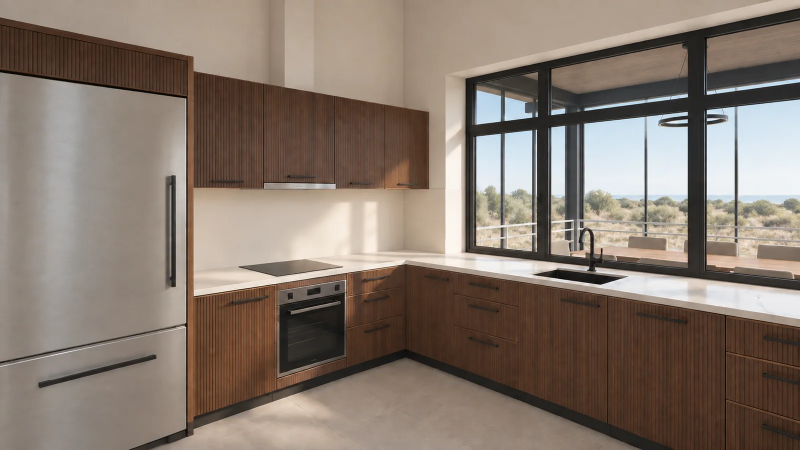
#> input picture docs/img/1-08/v1/a-day-1600.webp, 1600 x 900 px (shown at 1/2 size)
$ python -i build.py   (imports and definitions only)
#> lines starting #> are read from the running program, lines starting #| are printed output that depends on the picture
#!/usr/bin/env python3
"""Build the OVA-HOUSE interior book into docs/ (served by GitHub Pages).

    python build.py

Reads content/book.yaml (rooms) and content/references.yaml (style references),
renders templates/*.html, copies static/ assets.
Images are produced separately by ingest.py and live in docs/img/.
"""
import datetime as dt
import shutil
from pathlib import Path

import yaml
from jinja2 import Environment, FileSystemLoader, select_autoescape

ROOT = Path(__file__).resolve().parent
DOCS = ROOT / "docs"
MONTHS = ["января", "февраля", "марта", "апреля", "мая", "июня",
          "июля", "августа", "сентября", "октября", "ноября", "декабря"]


# [4 lines left out: function ru_date, not called in this run]


def ru_area(a) -> str:
    return f"{a:.2f}".replace(".", ",") + " м²"


# [155 lines left out: functions prepare, prepare_references, prepare_fireplace, ru_count, attach_room_refs, not called in this run]


def make_og(src: Path, out: Path, anchor: float = 0.5) -> None:
    """Link-preview image 1200×630 (Telegram, WhatsApp, iMessage): crop the source to 1.9:1.
    anchor — which band of a tall source to keep (0 = top, 1 = bottom)."""
#> called with src = 'docs/img/1-08/v1/a-day-1600.webp', out = 'out.png', anchor = 0.5
    from PIL import Image
    im = Image.open(src).convert("RGB")
#> im is the input picture: PIL image 1600x900 RGB; mean R, G, B 134.4, 120.6, 109.4
    w, h = im.size
#> w = 1600; h = 900
    tw, th = 1200, 630
    if w / h > tw / th:
        cw = round(h * tw / th); x0 = (w - cw) // 2; im = im.crop((x0, 0, x0 + cw, h))
    else:
        ch = round(w * th / tw); y0 = round((h - ch) * anchor); im = im.crop((0, y0, w, y0 + ch))
#> after `ch = round(w * th / tw)`: ch = 840
#> after `y0 = round((h - ch) * anchor)`: y0 = 30
#> after `im = im.crop((0, y0, w, y0 + ch))`:
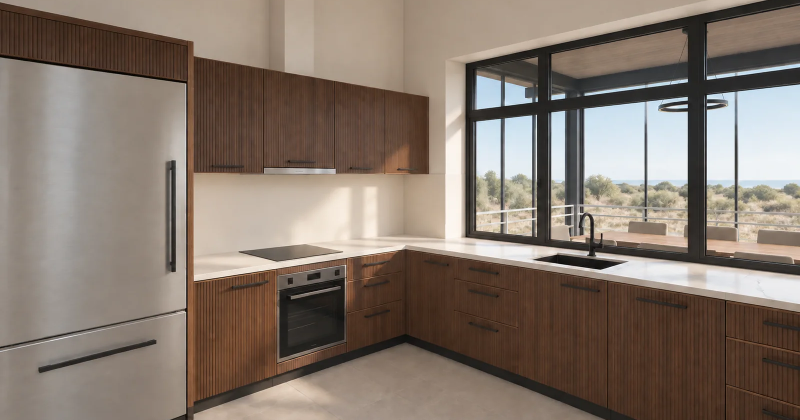
#> im: PIL image 1600x840 RGB (shown at 1/2 size); mean R, G, B 133.2, 119.6, 108.6
#> (the run stopped early here; a loop or call above may not have finished)

$ run again, on docs/img/1-08/v2/a-day-900.webp
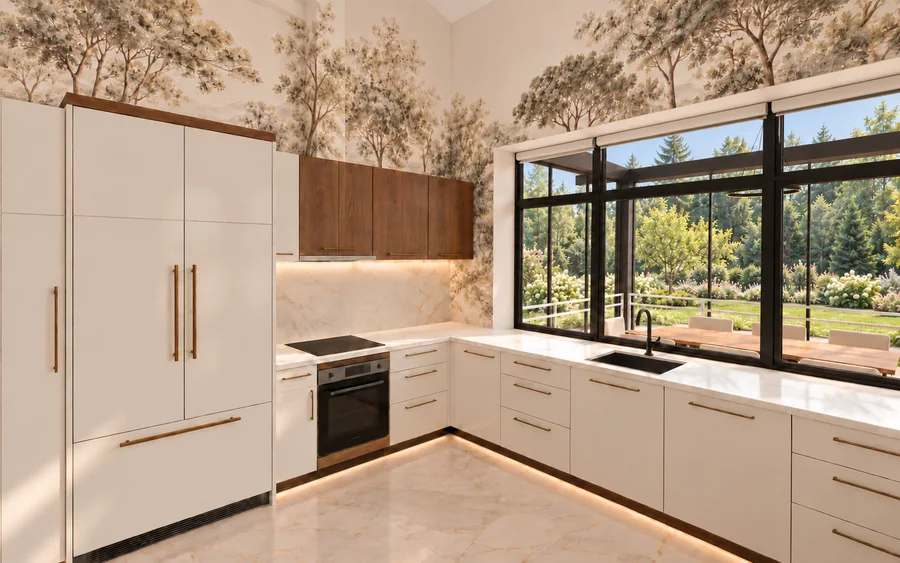
#> input picture docs/img/1-08/v2/a-day-900.webp, 900 x 563 px
#> in make_og, im is the input picture: PIL image 900x563 RGB; mean R, G, B 178, 155, 132.6
#> in make_og, `im = im.crop((0, y0, w, y0 + ch))`:
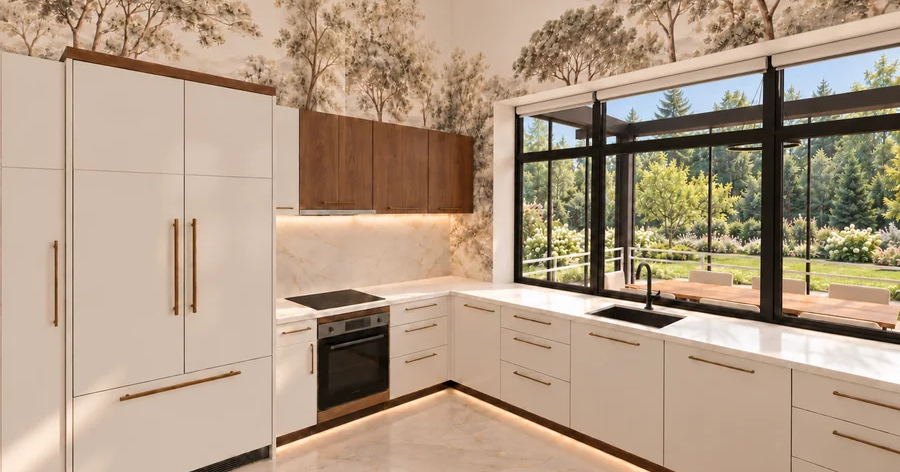
#> im: PIL image 900x472 RGB; mean R, G, B 176.7, 154.7, 132.7

$ run again, on docs/img/1-08/v2/a-evening-1600.webp
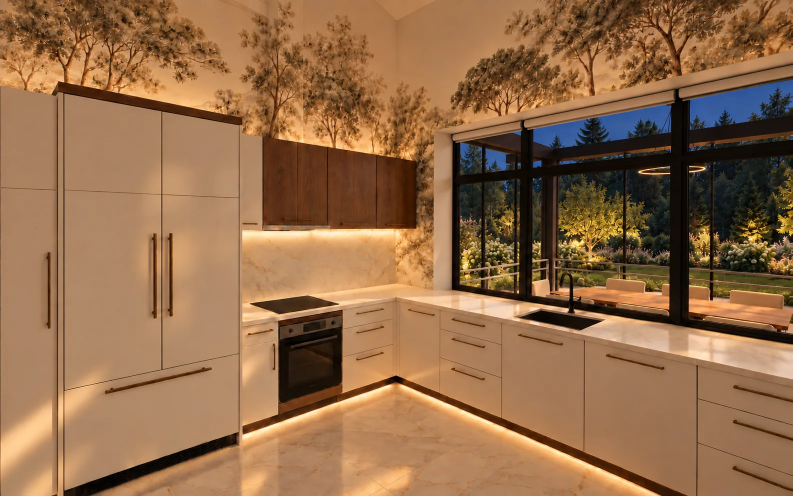
#> input picture docs/img/1-08/v2/a-evening-1600.webp, 1585 x 992 px (shown at 1/2 size)
#> in make_og, im is the input picture: PIL image 1585x992 RGB; mean R, G, B 147.4, 108.5, 74.1
#> in make_og, `im = im.crop((0, y0, w, y0 + ch))`:
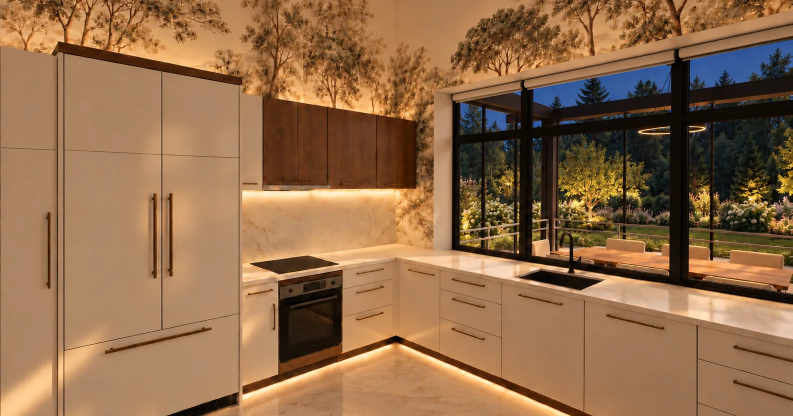
#> im: PIL image 1585x832 RGB (shown at 1/2 size); mean R, G, B 145.6, 107.9, 74.5

$ run again, on docs/img/1-08/v3/dining-day-1600.webp
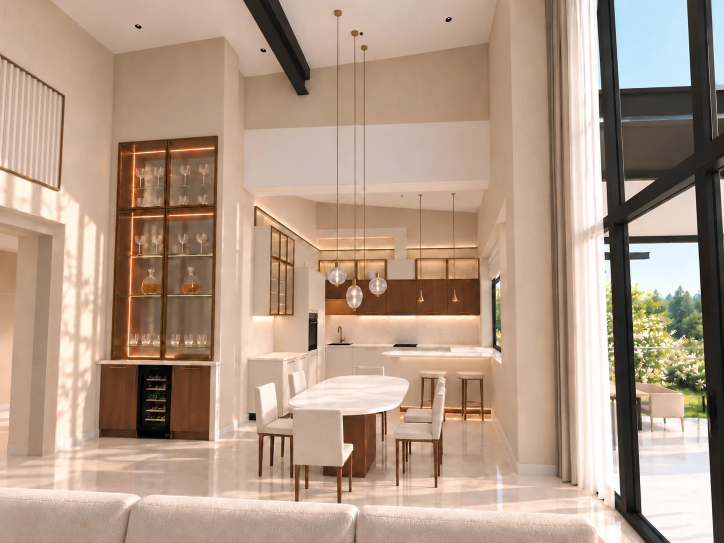
#> input picture docs/img/1-08/v3/dining-day-1600.webp, 1448 x 1086 px (shown at 1/2 size)
#> in make_og, im is the input picture: PIL image 1448x1086 RGB; mean R, G, B 177.6, 153.5, 134.8
#> in make_og, `im = im.crop((0, y0, w, y0 + ch))`:
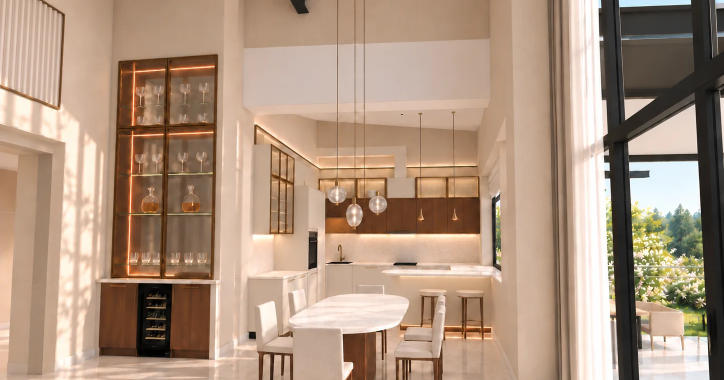
#> im: PIL image 1448x760 RGB (shown at 1/2 size); mean R, G, B 173.7, 147.9, 127.2
